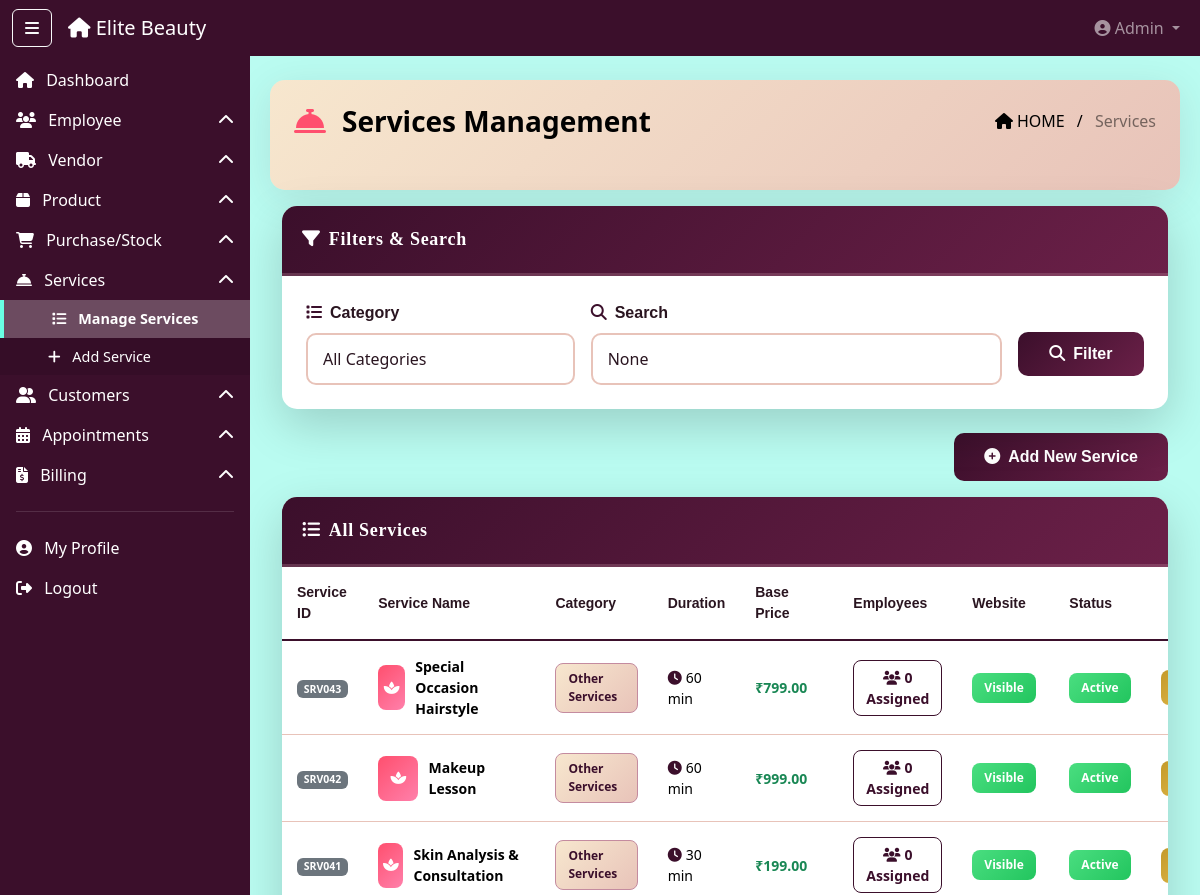
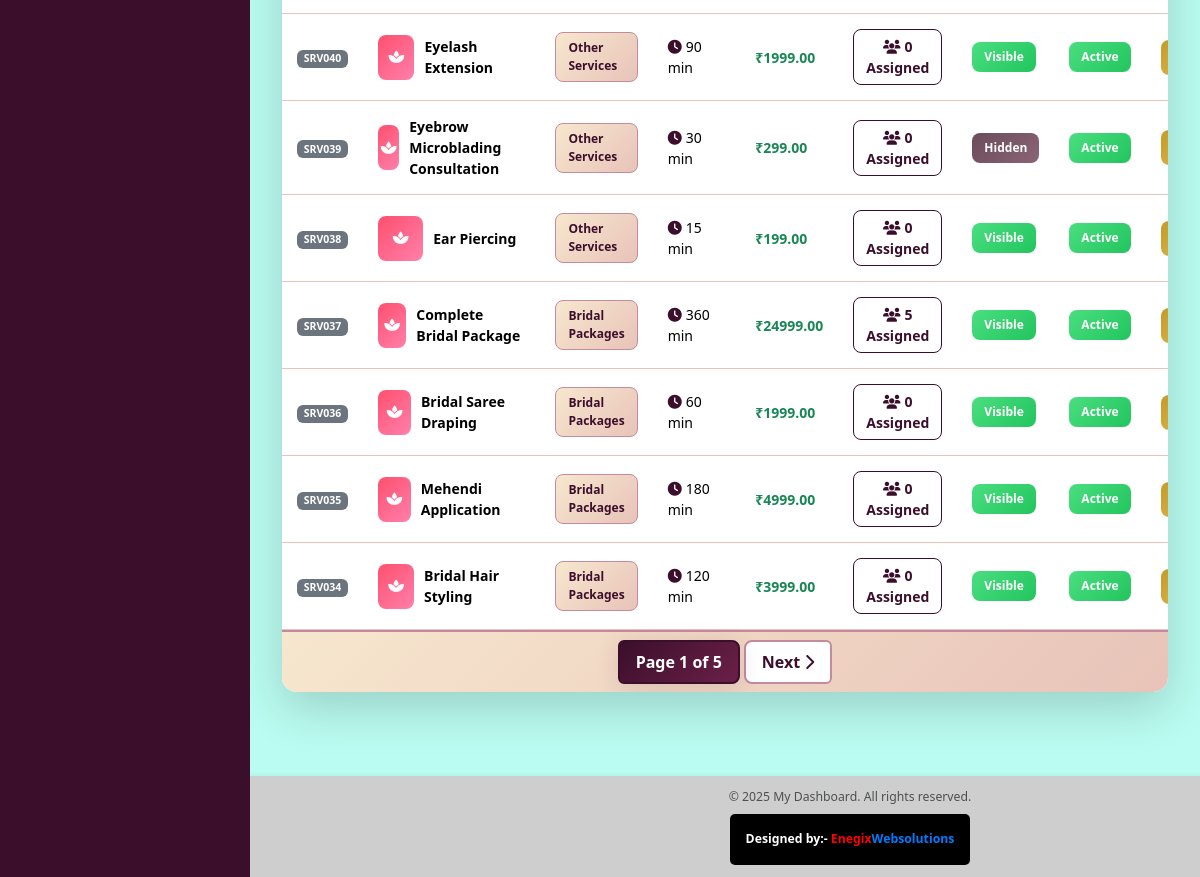
Page /admin-panel/services/ (signed in) on the committed database (2 pictures, top to bottom).
### dashboard_app/models.py (models this page shows, shortened)
class Service(models.Model):
    CATEGORY_CHOICES = (
        ('hair_service', 'Hair Services'),
        ('beauty_service', 'Beauty & Skin Care Services'),
        ('makeup_service', 'Makeup Services'),
        ('spa_service', 'Spa & Massage Services'),
        ('nail_service', 'Nail Care Services'),
        ('bridal_service', 'Bridal Packages'),
        ('other', 'Other Services'),
    )
    service_id = models.CharField(max_length=10, unique=True, editable=False)
    service_name = models.CharField(max_length=200)
    category = models.CharField(max_length=20, choices=CATEGORY_CHOICES)
    description = models.TextField()
    duration_minutes = models.IntegerField()
    base_price = models.DecimalField(max_digits=10, decimal_places=2)
    service_image = models.ImageField(upload_to='service_images/', blank=True, null=True)
    display_on_website = models.BooleanField(default=True)
    is_active = models.BooleanField(default=True)
    created_at = models.DateTimeField(auto_now_add=True)
    updated_at = models.DateTimeField(auto_now=True)
    class Meta:
        ordering = ['category', 'service_name']

### dashboard_app/views.py (the view, shortened to what this page needs)
    def wrapper(request, *args, **kwargs):
        user_id   = request.session.get('user_id')
        user_type = request.session.get('user_type')
        return view_func(request, *args, **kwargs)

### dashboard_app/context_processors.py (called while the page is built)
def user_context(request):
    return {
        'session_user_name': request.session.get('full_name', ''),
        'session_user_role': request.session.get('role', ''),
        'session_user_email': request.session.get('email', ''),
        'session_user_type': request.session.get('user_type', ''),
        'is_logged_in': 'user_id' in request.session,
    }

### dashboard_app/views.py (called while the page is built, shortened)
def check_blocked_user(view_func):
    def wrapper(request, *args, **kwargs):
        user_id   = request.session.get('user_id')
        user_type = request.session.get('user_type')
        return view_func(request, *args, **kwargs)
    return wrapper

### dashboard_app/templates/service/service_list.html (shortened to what this page needs)
{% extends "base2.html" %}
{% load static %}
{% block content %}
<div class="ribbon-header d-flex justify-content-between align-items-center px-4 pb-5 mb-3" style="color: black">
  <div class="d-flex align-items-center">
    <i class="fas fa-concierge-bell me-3 fs-2" style="color: #ff4f6e;"></i>
    <div class="fw-bold fs-3">Services Management</div>
  </div>
  <div class="breadcrumb-text text-end">
    <span class="text-black"><i class="fas fa-home me-1"></i>HOME</span>
    <span class="mx-2 text-black">/</span>
    <span class="text-black-50">Services</span>
  </div>
</div>
<div class="container-fluid mt-2">
  <div class="card shadow-lg mb-4 modern-card">
    <div class="card-header table-title-bar fw-bold text-white">
      <i class="fas fa-filter me-2"></i>Filters & Search
    </div>
    <div class="card-body p-4">
      <form method="GET" class="row g-3">
        <div class="col-md-4">
          <label class="form-label"><i class="fas fa-list me-2 text-primary"></i>Category</label>
          <select name="category" class="form-control modern-input">
            <option value="">All Categories</option>
          </select>
        </div>
        <div class="col-md-6">
          <label class="form-label"><i class="fas fa-search me-2 text-primary"></i>Search</label>
          <input type="text" name="search" class="form-control modern-input" placeholder="Service name or ID..." value="{{ search_query }}">
        </div>
        <div class="col-md-2">
          <label class="form-label d-block">&nbsp;</label>
          <button type="submit" class="btn btn-primary w-100 btn-action">
            <i class="fas fa-search me-2"></i>Filter
          </button>
        </div>
      </form>
    </div>
  </div>
  <div class="mb-3 text-end">
    <a href="{% url 'add_service' %}" class="btn btn-success btn-action-lg">
      <i class="fas fa-plus-circle me-2"></i>Add New Service
    </a>
  </div>
  <div class="card shadow-lg mb-4 modern-card">
    <div class="card-header table-title-bar fw-bold text-white">
      <i class="fas fa-list-ul me-2"></i>All Services
    </div>
    <div class="card-body p-0">
      <div class="table-responsive">
        <table class="table table-hover mb-0 modern-table">
          <thead class="table-header">
            <tr>
              <th>Service ID</th>
              <th>Service Name</th>
              <th>Category</th>
              <th>Duration</th>
              <th>Base Price</th>
              <th>Employees</th>
              <th>Website</th>
              <th>Status</th>
              <th class="text-center">Actions</th>
            </tr>
          </thead>
          <tbody>
            {% for service in services %}
            <tr>
              <td><span class="badge bg-secondary">{{ service.service_id }}</span></td>
              <td>
                <div class="d-flex align-items-center">
                  {% if service.service_image %}
                  <img src="{{ service.service_image.url }}" alt="{{ service.service_name }}"
                       style="width: 45px; height: 45px; object-fit: cover; border-radius: 8px; margin-right: 10px;" />
                  {% else %}
                  <div style="width: 45px; height: 45px; background: linear-gradient(135deg, #ff4f6e 0%, #ff80ab 100%); border-radius: 8px; margin-right: 10px; display: flex; align-items: center; justify-content: center;">
                    <i class="fas fa-spa text-white"></i>
                  </div>
                  {% endif %}
                  <strong>{{ service.service_name }}</strong>
                </div>
              </td>
              <td><span class="badge-category">{{ service.get_category_display }}</span></td>
              <td><i class="fas fa-clock text-primary me-1"></i>{{ service.duration_minutes }} min</td>
              <td><strong class="text-success">₹{{ service.base_price }}</strong></td>
              <td>
                <a href="{% url 'manage_service_employees' service.id %}" class="btn btn-sm btn-outline-primary btn-modern">
                  <i class="fas fa-users me-1"></i>{{ service.service_employees.count }} Assigned
                </a>
              </td>
              <td>
                {% if service.display_on_website %}
                <span class="badge-status-active">Visible</span>
                {% else %}
                <span class="badge-status-inactive">Hidden</span>
                {% endif %}
              </td>
              <td>
                {% if service.is_active %}
                <span class="badge-status-active">Active</span>
                {% else %}
                <span class="badge-status-inactive">Inactive</span>
                {% endif %}
              </td>
              <td>
                <div class="btn-group-modern" role="group">
                  <a href="{% url 'edit_service' service.id %}" class="btn-action-modern btn-warning" title="Edit">
                  </a>
                </div>
              </td>
            </tr>
            {% endfor %}
          </tbody>
        </table>
      </div>
    </div>
    {% if services.has_other_pages %}
    <div class="card-footer bg-light">
      <nav>
        <ul class="pagination justify-content-center mb-0">
          <li class="page-item active">
            <span class="page-link modern-page-link">
              Page {{ services.number }} of {{ services.paginator.num_pages }}
            </span>
          </li>
          {% if services.has_next %}
          <li class="page-item">
            <a class="page-link modern-page-link" href="?page={{ services.next_page_number }}{% if selected_category %}&category={{ selected_category }}{% endif %}{% if search_query %}&search={{ search_query }}{% endif %}">
              Next <i class="fas fa-chevron-right"></i>
            </a>
          </li>
          {% endif %}
        </ul>
      </nav>
    </div>
    {% endif %}
  </div>
</div>
{% endblock %}

### dashboard_app/static/css/style.css (style rules this page uses)
body { min-height: 100vh; background-color: #f8f9fa; transition: margin-left 0.3s ease; display: flex; flex-direction: column; }
html, body { overflow-x: hidden; width: 100%; }
.table-title-bar { background-color:#3b0f2b; }

### dashboard_app/templates/service/service_list.html (style rules this page uses)
:root { --plum: #3b0f2b; --plum-dark: #260a1d; --rose-gold: #c48b9f; --champagne: #f7e7ce; --blush: #e8c3b9; --bg-warm: #faf6f2; --white: #ffffff; --text-dark: #2a1520; --text-mid: #6b4c5a; --font-sans: 'Jost', sans-serif; --font-deco: 'Cinzel', serif; --transition: all 0.45s cubic-bezier(0.4, 0, 0.2, 1); --shadow-soft: 0 8px 40px rgba(59,15,43,0.10); --shadow-card: 0 4px 24px rgba(59,15,43,0.12); }
.modern-card { border-radius: 15px; border: none; overflow: hidden; box-shadow: var(--shadow-card); }
.modern-input { border: 2px solid var(--blush) !important; border-radius: 10px; padding: 12px 15px; transition: var(--transition); color: var(--text-dark); background-color: var(--white); }
.form-label { font-weight: 600; color: var(--text-dark); margin-bottom: 8px; font-family: var(--font-sans); }
.card-header.table-title-bar { background: linear-gradient(135deg, var(--plum) 0%, #6b2048 100%); padding: 20px; font-size: 18px; border-bottom: 3px solid rgba(196, 139, 159, 0.3); font-family: var(--font-deco); letter-spacing: 0.04em; }
.modern-table { font-size: 14px; }
.modern-table thead.table-header { background: linear-gradient(135deg, var(--champagne) 0%, var(--blush) 100%); color: var(--text-dark); font-weight: 600; }
.modern-table thead th { border-bottom: 2px solid var(--plum); padding: 15px; vertical-align: middle; font-family: var(--font-sans); color: var(--text-dark); }
.modern-table tbody td { padding: 15px; vertical-align: middle; border-bottom: 1px solid var(--blush); }
.badge-category { display: inline-block; padding: 6px 12px; border-radius: 8px; background: linear-gradient(135deg, var(--champagne) 0%, var(--blush) 100%); color: var(--plum); font-weight: 600; font-size: 12px; border: 1px solid var(--rose-gold); }
.badge-status-active { display: inline-block; padding: 6px 12px; border-radius: 8px; background: linear-gradient(135deg, #4ade80 0%, #22c55e 100%); color: var(--white); font-weight: 600; font-size: 12px; }
.badge-status-inactive { display: inline-block; padding: 6px 12px; border-radius: 8px; background: linear-gradient(135deg, var(--text-mid) 0%, #8a6475 100%); color: var(--white); font-weight: 600; font-size: 12px; }
.btn-modern { border-radius: 8px; padding: 6px 12px; font-weight: 600; transition: var(--transition); }
.btn-outline-primary { border-color: var(--plum); color: var(--plum); }
.btn-group-modern { display: flex; gap: 5px; justify-content: center; }
.btn-action-modern { width: 35px; height: 35px; border-radius: 8px; display: inline-flex; align-items: center; justify-content: center; transition: var(--transition); border: none; color: var(--white); font-size: 14px; }
.btn-action-modern.btn-warning { background: linear-gradient(135deg, #c49a2a 0%, #e0b84a 100%); }
.btn-action { padding: 10px 20px; border-radius: 10px; font-weight: 600; transition: var(--transition); font-family: var(--font-sans); }
.btn-action-lg { padding: 12px 30px; border-radius: 10px; font-weight: 600; transition: var(--transition); font-family: var(--font-sans); }
.btn-primary { background: linear-gradient(135deg, var(--plum) 0%, #6b2048 100%); border: none; color: var(--white); }
.btn-success { background: linear-gradient(135deg, var(--plum) 0%, #6b2048 100%); border: none; color: var(--white); }
.ribbon-header { background: linear-gradient(135deg, var(--champagne) 0%, var(--blush) 100%); border-radius: 15px; padding: 20px; margin-bottom: 20px; box-shadow: var(--shadow-soft); }
.text-primary { color: var(--plum) !important; }
.card-footer { background: linear-gradient(135deg, var(--champagne) 0%, var(--blush) 100%); border-top: 2px solid var(--rose-gold); border-radius: 0 0 15px 15px; }
.modern-page-link { border-radius: 8px; margin: 0 5px; padding: 8px 16px; border: 2px solid var(--rose-gold); color: var(--plum); font-weight: 600; transition: var(--transition); background: var(--white); }
.page-item.active .modern-page-link { background: linear-gradient(135deg, var(--plum) 0%, #6b2048 100%); border-color: var(--plum); color: var(--white); box-shadow: var(--shadow-card); }

### rows in the picture
Service: service_id "SRV043", service_name "Special Occasion Hairstyle", category "Other Services", duration_minutes "60", base_price "799.00", service_employees.count "0", display_on_website "Visible", is_active "Active"
Service: service_id "SRV042", service_name "Makeup Lesson", category "Other Services", duration_minutes "60", base_price "999.00", service_employees.count "0", display_on_website "Visible", is_active "Active"
Service: service_id "SRV041", service_name "Skin Analysis & Consultation", category "Other Services", duration_minutes "30", base_price "199.00", service_employees.count "0", display_on_website "Visible", is_active "Active"
Service: service_id "SRV040", service_name "Eyelash Extension", category "Other Services", duration_minutes "90", base_price "1999.00", service_employees.count "0", display_on_website "Visible", is_active "Active"
Service: service_id "SRV039", service_name "Eyebrow Microblading Consultation", category "Other Services", duration_minutes "30", base_price "299.00", service_employees.count "0", display_on_website "Hidden", is_active "Active"
Service: service_id "SRV038", service_name "Ear Piercing", category "Other Services", duration_minutes "15", base_price "199.00", service_employees.count "0", display_on_website "Visible", is_active "Active"
Service: service_id "SRV037", service_name "Complete Bridal Package", category "Bridal Packages", duration_minutes "360", base_price "24999.00", service_employees.count "5", display_on_website "Visible", is_active "Active"
Service: service_id "SRV036", service_name "Bridal Saree Draping", category "Bridal Packages", duration_minutes "60", base_price "1999.00", service_employees.count "0", display_on_website "Visible", is_active "Active"
Service: service_id "SRV035", service_name "Mehendi Application", category "Bridal Packages", duration_minutes "180", base_price "4999.00", service_employees.count "0", display_on_website "Visible", is_active "Active"
Service: service_id "SRV034", service_name "Bridal Hair Styling", category "Bridal Packages", duration_minutes "120", base_price "3999.00", service_employees.count "0", display_on_website "Visible", is_active "Active"

### other values in the picture
{{ services.number }} "1"
{{ services.paginator.num_pages }} "5"
